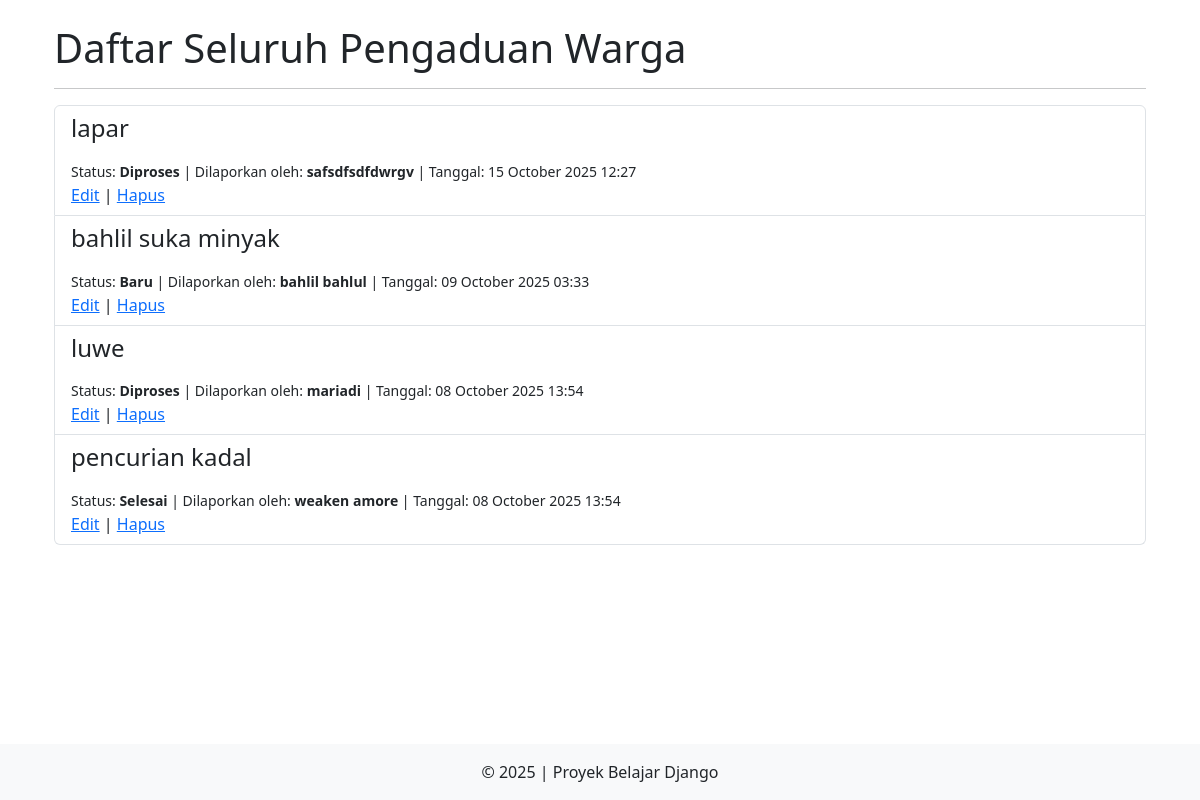
/warga/pengaduan/, run on an earlier commit of the app's database.
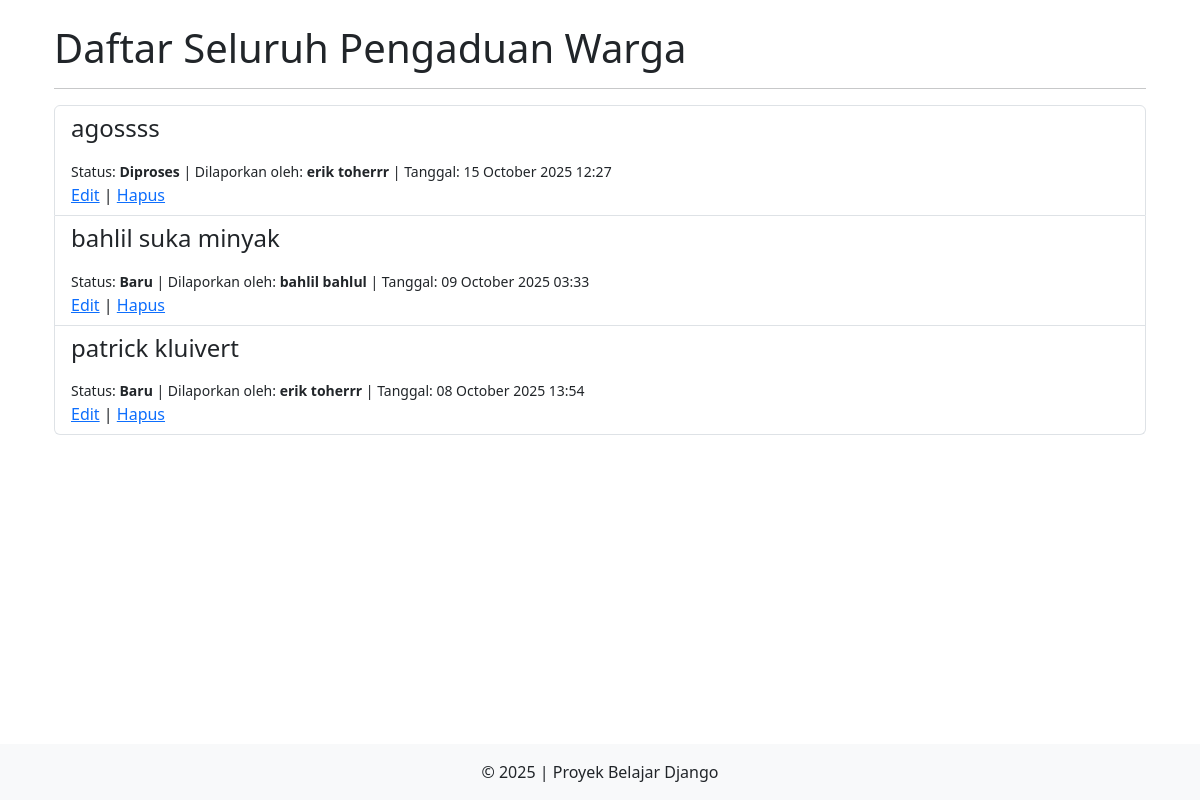
And on a later commit of the database.
### warga/models.py (models this page shows, shortened)
class Pengaduan(models.Model):
    STATUS_CHOICES = [
        ('BARU', 'Baru'),
        ('DIPROSES', 'Diproses'),
        ('SELESAI', 'Selesai'),
    ]
    judul = models.CharField(
        max_length=200,
        verbose_name="Judul Pengaduan"
    )
    isi = models.TextField(
        verbose_name="Isi Pengaduan"
    )
    status = models.CharField(max_length=10, choices=STATUS_CHOICES, default='BARU')
    tanggal_pengaduan = models.DateTimeField(
        auto_now_add=True
    )
    pelapor = models.ForeignKey(Warga, on_delete=models.CASCADE, related_name='pengaduan')

class Warga(models.Model):
    nik = models.CharField(max_length=16, unique=True, verbose_name="Nomor Induk Kependudukan")
    nama_lengkap = models.CharField(max_length=100, verbose_name="Nama Lengkap")
    alamat = models.TextField(verbose_name="Alamat Tinggal")
    no_telepon = models.CharField(max_length=15, blank=True, verbose_name="Nomor Telepon")
    tanggal_registrasi = models.DateTimeField(auto_now_add=True)

### warga/views.py (the view)
# urls.py: path('pengaduan/', PengaduanListView.as_view(), name='pengaduan-list'),
class PengaduanListView(ListView):
	model = Pengaduan
	template_name = 'warga/pengaduan_list.html'
	context_object_name = 'daftar_pengaduan'
	ordering = ['-tanggal_pengaduan']

### warga/templates/warga/pengaduan_list.html (shortened to what this page needs)
{% extends 'warga/base.html' %}
{% block content %}
  <div class="container mt-4">
    <h1>Daftar Seluruh Pengaduan Warga</h1>
    <hr>
    {% if daftar_pengaduan %}
      <ul class="list-group">
        {% for aduan in daftar_pengaduan %}
          <li class="list-group-item">
            <h4>{{ aduan.judul }}</h4>
            <small>
              Status: <strong>{{ aduan.get_status_display }}</strong> |
              Dilaporkan oleh: <strong>{{ aduan.pelapor.nama_lengkap }}</strong> |
              Tanggal: {{ aduan.tanggal_pengaduan|date:"d F Y H:i" }}
            </small>
            <div>
              <a href="{% url 'pengaduan-edit' aduan.pk %}">Edit</a> |
              <a href="{% url 'pengaduan-hapus' aduan.pk %}">Hapus</a>
            </div>
          </li>
        {% endfor %}
      </ul>
    {% else %}
      <div class="alert alert-info">
        Belum ada pengaduan yang dibuat oleh warga manapun.
      </div>
    {% endif %}
  </div>
{% endblock %}

### warga/templates/warga/base.html (shortened to what this page needs)
<!DOCTYPE html>
<html lang="id">
<head>
    <link href="https://cdn.jsdelivr.net/npm/bootstrap@5.3.2/dist/css/bootstrap.min.css" rel="stylesheet">
</head>
<body>
    <main class="container mt-4 mb-5">
        {% block content %}
        {% endblock %}
    </main>
    <footer class="bg-light text-center py-3 fixed-bottom">
        <div class="container">
            <p class="mb-0">&copy; 2025 | Proyek Belajar Django</p>
        </div>
    </footer>
</body>
</html>

What changed in the data, as far as the page shows it:
removed Pengaduan: judul "pencurian kadal", status "Selesai", pelapor.nama_lengkap "weaken amore", tanggal_pengaduan "08 October 2025 13:54"
changed Pengaduan "Diproses": judul "lapar" → "agossss"; pelapor.nama_lengkap "safsdfsdfdwrgv" → "erik toherrr"
changed Pengaduan: judul "luwe" → "patrick kluivert"; status "Diproses" → "Baru"; pelapor.nama_lengkap "mariadi" → "erik toherrr"
